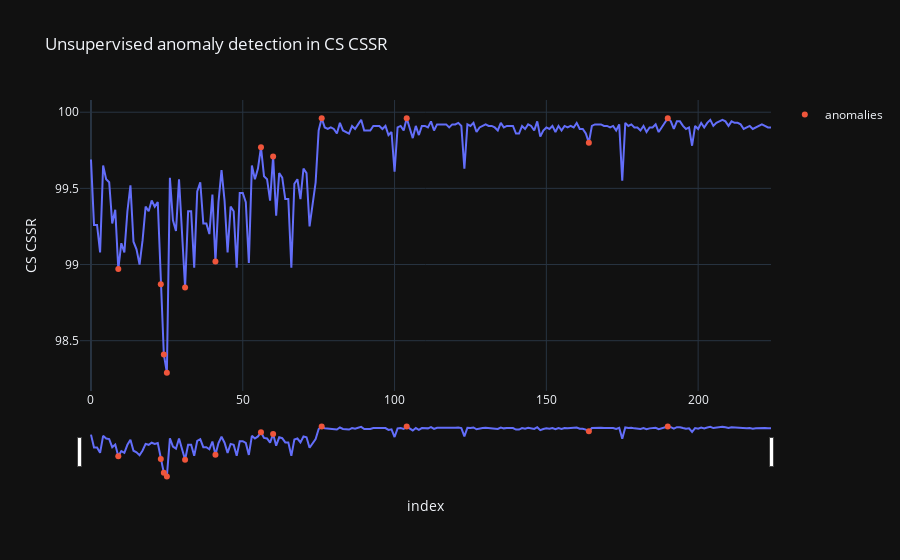

This figure's notebook cell:
### Code cell
fig = px.line(df,x='index', y='CS CSSR', title='Unsupervised anomaly detection in CS CSSR')
fig.add_trace(go.Scatter(x=iso_anomaly_df["index"].to_list(), y=iso_anomaly_df["CS CSSR"].to_list(),
                            mode='markers', name='anomalies'))
fig.update_xaxes(rangeslider_visible=True)
fig

### Figure 1 — Plotly figure (JSON) as saved in the notebook; plotly's stock layout.template omitted (floating-point values rounded to 4 significant figures; data arrays with more than 128 entries replaced by an {"elided": "..."} marker saying what was removed)
{"data": [{"hovertemplate": "index=%{x}<br>CS CSSR=%{y}<extra></extra>", "legendgroup": "", "line": {"color": "#636efa", "dash": "solid"}, "mode": "lines", "name": "", "orientation": "v", "showlegend": false, "type": "scatter", "x": {"elided": "225 int values"}, "xaxis": "x", "y": {"elided": "225 float values"}, "yaxis": "y"}, {"mode": "markers", "name": "anomalies", "type": "scatter", "x": [9, 23, 24, 25, 31, 41, 56, 60, 76, 104, 164, 190], "y": [98.97, 98.87, 98.41, 98.29, 98.85, 99.02, 99.77, 99.71, 99.96, 99.96, 99.8, 99.96]}], "layout": {"legend": {"tracegroupgap": 0}, "title": {"text": "Unsupervised anomaly detection in CS CSSR"}, "xaxis": {"anchor": "y", "domain": [0.0, 1.0], "rangeslider": {"visible": true}, "title": {"text": "index"}}, "yaxis": {"anchor": "x", "domain": [0.0, 1.0], "title": {"text": "CS CSSR"}}}}
